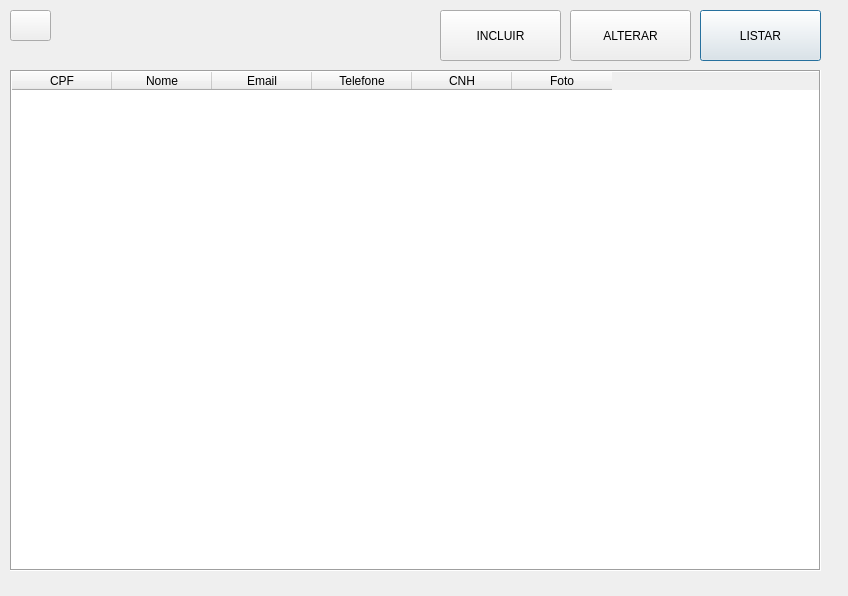
<?xml version="1.0" encoding="UTF-8"?>
<ui version="4.0">
 <class>ClienteTela</class>
 <widget class="QDialog" name="ClienteTela">
  <property name="geometry">
   <rect>
    <x>0</x>
    <y>0</y>
    <width>848</width>
    <height>596</height>
   </rect>
  </property>
  <property name="windowTitle">
   <string>Dialog</string>
  </property>
  <widget class="QPushButton" name="pushButton_ListarCliente">
   <property name="geometry">
    <rect>
     <x>700</x>
     <y>10</y>
     <width>121</width>
     <height>51</height>
    </rect>
   </property>
   <property name="text">
    <string>LISTAR</string>
   </property>
  </widget>
  <widget class="QTableWidget" name="tableWidget_ListagemCliente">
   <property name="geometry">
    <rect>
     <x>10</x>
     <y>70</y>
     <width>811</width>
     <height>501</height>
    </rect>
   </property>
   <property name="sizePolicy">
    <sizepolicy hsizetype="Expanding" vsizetype="Expanding">
     <horstretch>150</horstretch>
     <verstretch>0</verstretch>
    </sizepolicy>
   </property>
   <property name="sizeIncrement">
    <size>
     <width>150</width>
     <height>0</height>
    </size>
   </property>
   <property name="baseSize">
    <size>
     <width>150</width>
     <height>0</height>
    </size>
   </property>
   <property name="frameShape">
    <enum>QFrame::Box</enum>
   </property>
   <property name="iconSize">
    <size>
     <width>50</width>
     <height>50</height>
    </size>
   </property>
   <attribute name="verticalHeaderDefaultSectionSize">
    <number>50</number>
   </attribute>
   <column>
    <property name="text">
     <string>CPF</string>
    </property>
   </column>
   <column>
    <property name="text">
     <string>Nome</string>
    </property>
   </column>
   <column>
    <property name="text">
     <string>Email</string>
    </property>
   </column>
   <column>
    <property name="text">
     <string>Telefone</string>
    </property>
   </column>
   <column>
    <property name="text">
     <string>CNH</string>
    </property>
   </column>
   <column>
    <property name="text">
     <string>Foto</string>
    </property>
   </column>
  </widget>
  <widget class="QPushButton" name="pushButtonAlterarTelaListagem">
   <property name="geometry">
    <rect>
     <x>570</x>
     <y>10</y>
     <width>121</width>
     <height>51</height>
    </rect>
   </property>
   <property name="text">
    <string>ALTERAR</string>
   </property>
  </widget>
  <widget class="QPushButton" name="pushButton">
   <property name="geometry">
    <rect>
     <x>10</x>
     <y>10</y>
     <width>41</width>
     <height>31</height>
    </rect>
   </property>
   <property name="styleSheet">
    <string notr="true">qproperty-icon:url(:/rec/img/reply-arrow-filled.png)</string>
   </property>
   <property name="text">
    <string/>
   </property>
   <property name="iconSize">
    <size>
     <width>24</width>
     <height>24</height>
    </size>
   </property>
  </widget>
  <widget class="QPushButton" name="pushButtonIncluir">
   <property name="geometry">
    <rect>
     <x>440</x>
     <y>10</y>
     <width>121</width>
     <height>51</height>
    </rect>
   </property>
   <property name="text">
    <string>INCLUIR</string>
   </property>
  </widget>
 </widget>
 <resources/>
 <connections/>
</ui>
